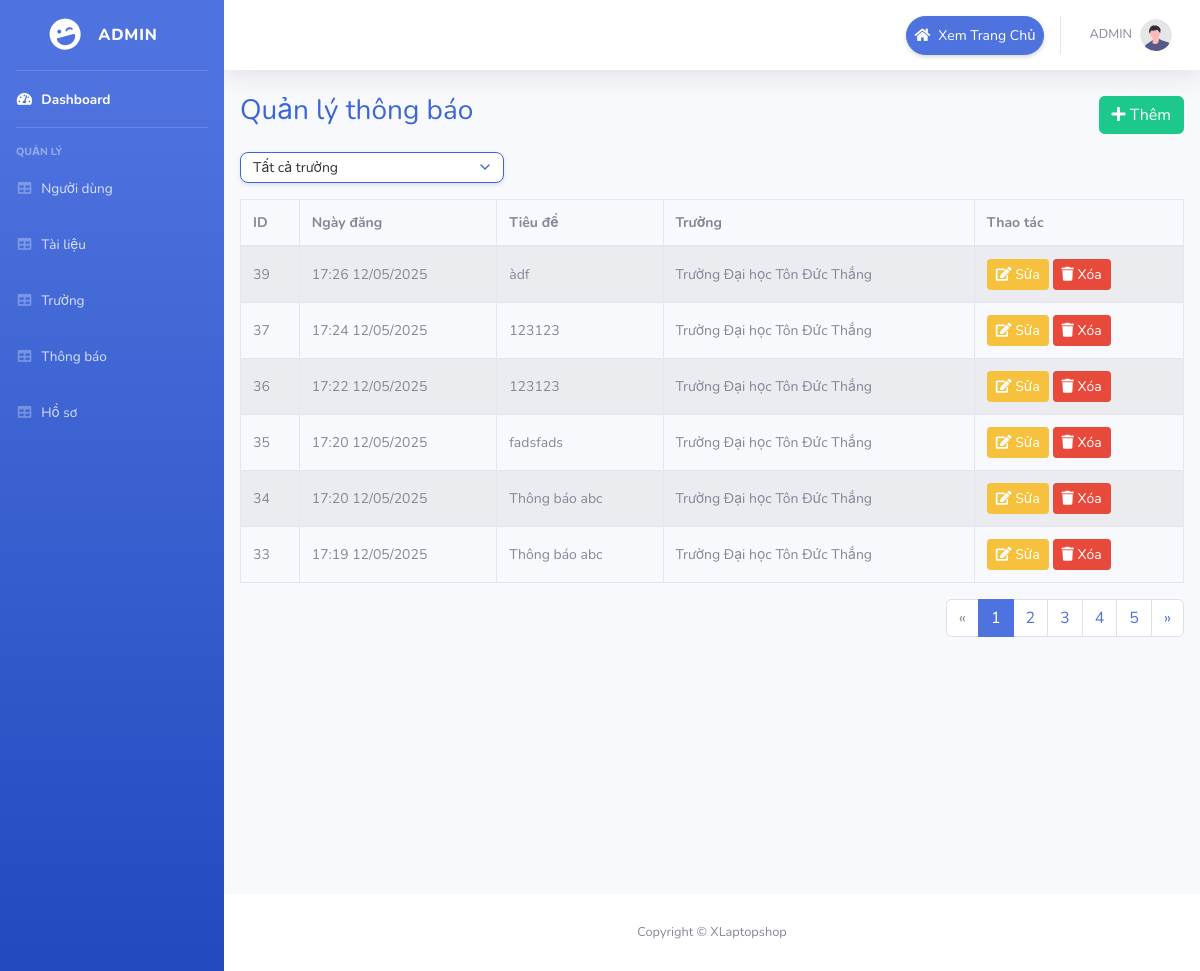
The app's page /admin/index.php?pg=notifications (signed in) with its own data.
### tables this page shows
CREATE TABLE `notifications` (
  `id` int NOT NULL,
  `title` varchar(255) NOT NULL,
  `content` text NOT NULL,
  `create_at` datetime NOT NULL,
  `university_id` int NOT NULL
);

CREATE TABLE `universities` (
  `id` int NOT NULL,
  `name` varchar(255) NOT NULL
);

### dao/pdo.php (called while the page is built, shortened)
<?php
function pdo_get_connection()
{
    $dburl = "mysql:host=localhost;dbname=university_portal;charset=utf8";
    $username = 'root';
    $password = '123456';
    $conn = new PDO($dburl, $username, $password);
    $conn->setAttribute(PDO::ATTR_ERRMODE, PDO::ERRMODE_EXCEPTION);
    return $conn;
}
function pdo_query($sql)
{
    $sql_args = array_slice(func_get_args(), 1);
    try {
        $conn = pdo_get_connection();
        $stmt = $conn->prepare($sql);
        $stmt->execute($sql_args);
        $rows = $stmt->fetchAll();
        return $rows;
    } catch (PDOException $e) {
        throw $e;
    } finally {
        unset($conn);
    }
}
function pdo_query_value($sql)
{
    $sql_args = array_slice(func_get_args(), 1);
    try {
        $conn = pdo_get_connection();
        $stmt = $conn->prepare($sql);
        $stmt->execute($sql_args);
        $row = $stmt->fetch(PDO::FETCH_ASSOC);
        return array_values($row)[0];
    } catch (PDOException $e) {
        throw $e;
    } finally {
        unset($conn);
    }
}

### dao/notification.php (called while the page is built, shortened)
<?php
require_once 'pdo.php';
function get_notification_count($university_id = null)
{
    $sql = "SELECT COUNT(*) FROM notifications";
    return pdo_query_value($sql);
}
function get_notifications_paginated($limit, $offset, $university_id = null)
{
    $sql = "SELECT n.*, u.name AS university_name
            FROM notifications n
            LEFT JOIN universities u ON n.university_id = u.id";
    $sql .= " ORDER BY n.create_at DESC";
    $sql .= " LIMIT $offset , $limit";
    return pdo_query($sql);
}

### admin/view/notification/notifications.php (the view, shortened to what this page needs)
<?php
$limit = 6;
$current_page = isset($_GET['page']) ? (int)$_GET['page'] : 1;
$current_page = max($current_page, 1);
$offset = ($current_page - 1) * $limit;
$university_id = isset($_GET['university_id'])  ? $_GET['university_id'] : null;
$total_rows = (int)get_notification_count($university_id);
$total_pages = (int)ceil($total_rows / $limit);
$notifications = get_notifications_paginated($limit, $offset, $university_id);
?>
<div class="table-container px-3 min-vh-100">
    <div class="d-flex justify-content-between align-items-center mb-3">
        <h3 style="color: rgb(60, 102, 215);">Quản lý thông báo</h3>
        <a href="index.php?pg=addnotification" class="btn btn-success">
            <i class="fas fa-plus"></i> Thêm
        </a>
    </div>
    <div class="mb-3">
        <form method="GET" action="index.php">
            <div class="input-group" style="max-width: 300px;">
                <select name="university_id" class="form-select" onchange="this.form.submit()">
                    <option value="">Tất cả trường</option>
                </select>
            </div>
        </form>
    </div>
    <div class="table-responsive">
        <table class="table table-bordered table-striped">
            <thead>
                <tr>
                    <th>ID</th>
                    <th>Ngày đăng</th>
                    <th>Tiêu đề</th>
                    <th>Trường</th>
                    <th>Thao tác</th>
                </tr>
            </thead>
            <tbody>
                <?php if (count($notifications) > 0): ?>
                    <?php foreach ($notifications as $notification): ?>
                        <tr>
                            <td><?php echo ($notification['id']); ?></td>
                            <td>
                                <?php
                                $date = new DateTime($notification['create_at']);
                                echo  $date->format('H:i d/m/Y');
                                ?>
                            </td>
                            <td><?php echo ($notification['title']); ?></td>
                            <td><?php echo ($notification['university_name'] ?? 'Không xác định'); ?></td>
                            <td>
                                <a href="index.php?pg=updatenotification&id=<?php echo $notification['id']; ?>">
                                    <button class="btn btn-warning btn-sm"><i class="fas fa-edit"></i> Sửa</button>
                                </a>
                                <a href="index.php?pg=deletenotification&id=<?php echo $notification['id']; ?>" onclick="return confirm('Bạn có chắc muốn xóa thông báo này?')">
                                    <button class="btn btn-danger btn-sm"><i class="fas fa-trash"></i> Xóa</button>
                                </a>
                            </td>
                        </tr>
                    <?php endforeach; ?>
                <?php else: ?>
                    <tr>
                        <td colspan="4" class="text-center">Không có dữ liệu</td>
                    </tr>
                <?php endif; ?>
            </tbody>
        </table>
    </div>
    <nav aria-label="Page navigation">
        <ul class="pagination justify-content-end">
            <li class="page-item <?php echo $current_page <= 1 ? 'disabled' : ''; ?>">
                <a class="page-link" href="index.php?pg=notifications&page=<?php echo $current_page - 1; ?>&university_id=<?php echo $university_id ?? ''; ?>" aria-label="Previous">
                    <span aria-hidden="true">«</span>
                </a>
            </li>
            <?php for ($i = 1; $i <= $total_pages; $i++): ?>
                <li class="page-item <?php echo $current_page == $i ? 'active' : ''; ?>">
                    <a class="page-link" href="index.php?pg=notifications&page=<?php echo $i; ?>&university_id=<?php echo $university_id ?? ''; ?>"><?php echo $i; ?></a>
                </li>
            <?php endfor; ?>
            <li class="page-item <?php echo $current_page >= $total_pages ? 'disabled' : ''; ?>">
                <a class="page-link" href="index.php?pg=notifications&page=<?php echo $current_page + 1; ?>&university_id=<?php echo $university_id ?? ''; ?>" aria-label="Next">
                    <span aria-hidden="true">»</span>
                </a>
            </li>
        </ul>
    </nav>
</div>

### admin/layout/css/my-style.css (style rules this page uses)
.form-select { border: 1px solid #3c66d7; border-radius: 8px; padding: 4px 30px 4px 12px; font-size: 14px; color: #333; background-color: #fff; box-shadow: 0 2px 4px rgba(0, 0, 0, 0.1); transition: all 0.3s ease; appearance: none; background-repeat: no-repeat; background-position: right 10px center; background-size: 16px; }
.table { font-size: 14px; }
.table th, .table td { vertical-align: middle; }

### records on screen
notifications: id "39", create_at "17:26 12/05/2025", title "àdf", university.name "Trường Đại học Tôn Đức Thắng"
notifications: id "37", create_at "17:24 12/05/2025", title "123123", university.name "Trường Đại học Tôn Đức Thắng"
notifications: id "36", create_at "17:22 12/05/2025", title "123123", university.name "Trường Đại học Tôn Đức Thắng"
notifications: id "35", create_at "17:20 12/05/2025", title "fadsfads", university.name "Trường Đại học Tôn Đức Thắng"
notifications: id "34", create_at "17:20 12/05/2025", title "Thông báo abc", university.name "Trường Đại học Tôn Đức Thắng"
notifications: id "33", create_at "17:19 12/05/2025", title "Thông báo abc", university.name "Trường Đại học Tôn Đức Thắng"
